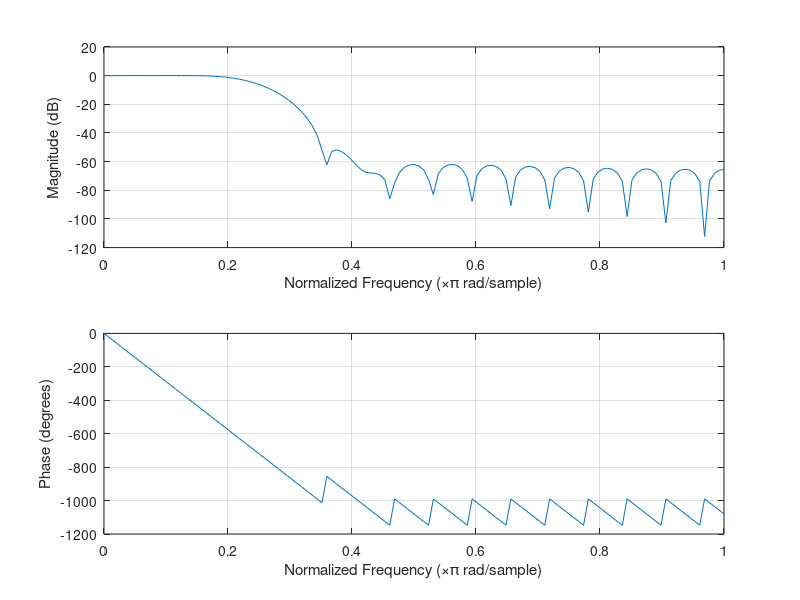
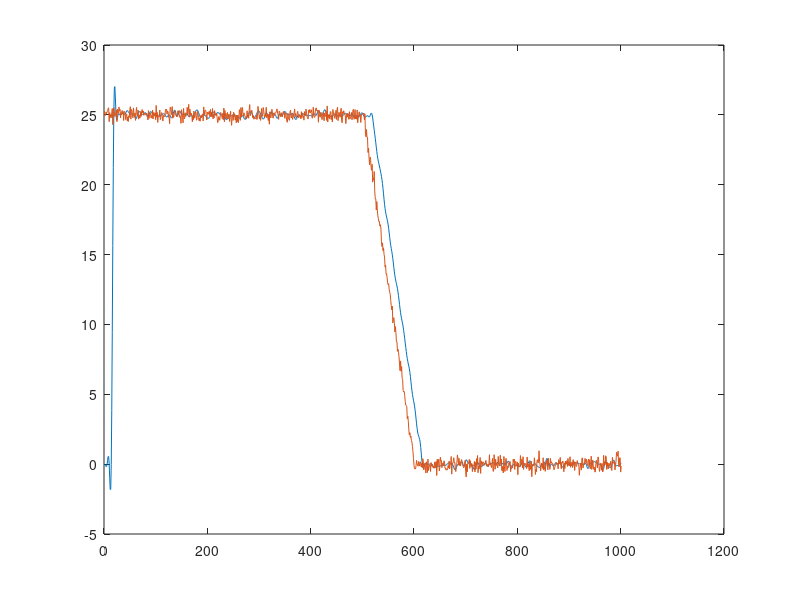

Write the MATLAB code that produced these figures, in order.
clc
close all

Filter  = fir1(32,0.25);
freqz(Filter,1,128)

%fprintf('%.8ff, %.8ff, %.8ff, %.8ff, %.8ff\n', Filter(1),Filter(2),Filter(3),Filter(4),Filter(5))
X = [25 linspace(25,25,500) linspace(25,0,100) linspace(0,0,400)]
N = 0.3*randn(1001, 1);
S = X+N'
Y = filter(Filter,1,S)
figure(2)
plot(Y)
hold on
plot(S)